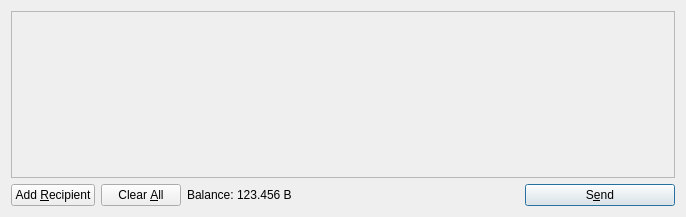
<?xml version="1.0" encoding="UTF-8"?>
<ui version="4.0">
 <class>SendCoinsDialog</class>
 <widget class="QDialog" name="SendCoinsDialog">
  <property name="geometry">
   <rect>
    <x>0</x>
    <y>0</y>
    <width>686</width>
    <height>217</height>
   </rect>
  </property>
  <property name="windowTitle">
   <string>Send Coins</string>
  </property>
  <layout class="QVBoxLayout" name="verticalLayout">
   <item>
    <widget class="QScrollArea" name="scrollArea">
     <property name="widgetResizable">
      <bool>true</bool>
     </property>
     <widget class="QWidget" name="scrollAreaWidgetContents">
      <property name="geometry">
       <rect>
        <x>0</x>
        <y>0</y>
        <width>666</width>
        <height>165</height>
       </rect>
      </property>
      <layout class="QVBoxLayout" name="verticalLayout_2">
       <property name="margin">
        <number>0</number>
       </property>
       <item>
        <layout class="QVBoxLayout" name="entries">
         <property name="spacing">
          <number>6</number>
         </property>
        </layout>
       </item>
       <item>
        <spacer name="verticalSpacer">
         <property name="orientation">
          <enum>Qt::Vertical</enum>
         </property>
         <property name="sizeHint" stdset="0">
          <size>
           <width>20</width>
           <height>40</height>
          </size>
         </property>
        </spacer>
       </item>
      </layout>
     </widget>
    </widget>
   </item>
   <item>
    <layout class="QHBoxLayout" name="horizontalLayout">
     <item>
      <widget class="QPushButton" name="addButton">
       <property name="toolTip">
        <string>Send to multiple recipients at once</string>
       </property>
       <property name="text">
        <string>Add &amp;Recipient</string>
       </property>
       <property name="icon">
        <iconset resource="../bitcoin.qrc">
         <normaloff>:/icons/add</normaloff>:/icons/add</iconset>
       </property>
       <property name="autoDefault">
        <bool>false</bool>
       </property>
      </widget>
     </item>
     <item>
      <widget class="QPushButton" name="clearButton">
       <property name="sizePolicy">
        <sizepolicy hsizetype="Minimum" vsizetype="Fixed">
         <horstretch>0</horstretch>
         <verstretch>0</verstretch>
        </sizepolicy>
       </property>
       <property name="toolTip">
        <string>Remove all transaction fields</string>
       </property>
       <property name="text">
        <string>Clear &amp;All</string>
       </property>
       <property name="icon">
        <iconset resource="../bitcoin.qrc">
         <normaloff>:/icons/remove</normaloff>:/icons/remove</iconset>
       </property>
       <property name="autoRepeatDelay">
        <number>300</number>
       </property>
       <property name="autoDefault">
        <bool>false</bool>
       </property>
      </widget>
     </item>
     <item>
      <layout class="QHBoxLayout" name="horizontalLayout_2">
       <property name="spacing">
        <number>3</number>
       </property>
       <item>
        <widget class="QLabel" name="label">
         <property name="text">
          <string>Balance:</string>
         </property>
        </widget>
       </item>
       <item>
        <widget class="QLabel" name="labelBalance">
         <property name="cursor">
          <cursorShape>IBeamCursor</cursorShape>
         </property>
         <property name="text">
          <string>123.456 B</string>
         </property>
         <property name="textInteractionFlags">
          <set>Qt::LinksAccessibleByMouse|Qt::TextSelectableByKeyboard|Qt::TextSelectableByMouse</set>
         </property>
        </widget>
       </item>
      </layout>
     </item>
     <item>
      <spacer name="horizontalSpacer">
       <property name="orientation">
        <enum>Qt::Horizontal</enum>
       </property>
       <property name="sizeHint" stdset="0">
        <size>
         <width>40</width>
         <height>20</height>
        </size>
       </property>
      </spacer>
     </item>
     <item>
      <widget class="QPushButton" name="sendButton">
       <property name="minimumSize">
        <size>
         <width>150</width>
         <height>0</height>
        </size>
       </property>
       <property name="toolTip">
        <string>Confirm the send action</string>
       </property>
       <property name="text">
        <string>S&amp;end</string>
       </property>
       <property name="icon">
        <iconset resource="../bitcoin.qrc">
         <normaloff>:/icons/send</normaloff>:/icons/send</iconset>
       </property>
       <property name="default">
        <bool>true</bool>
       </property>
      </widget>
     </item>
    </layout>
   </item>
  </layout>
 </widget>
 <resources>
  <include location="../bitcoin.qrc"/>
 </resources>
 <connections/>
</ui>
